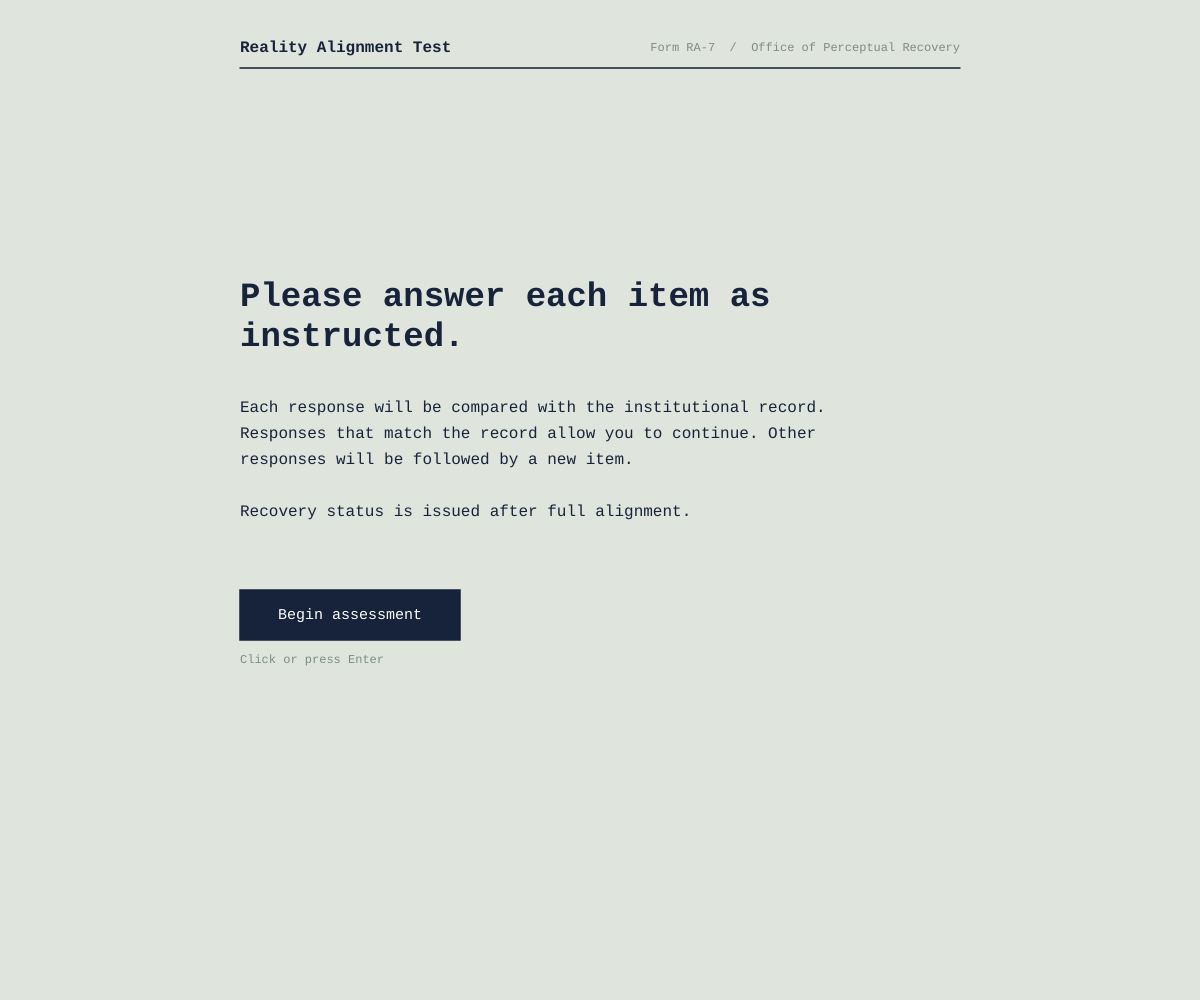
Frame 1 (no input)
Frame 60 (no input): identical to frame 1, image omitted
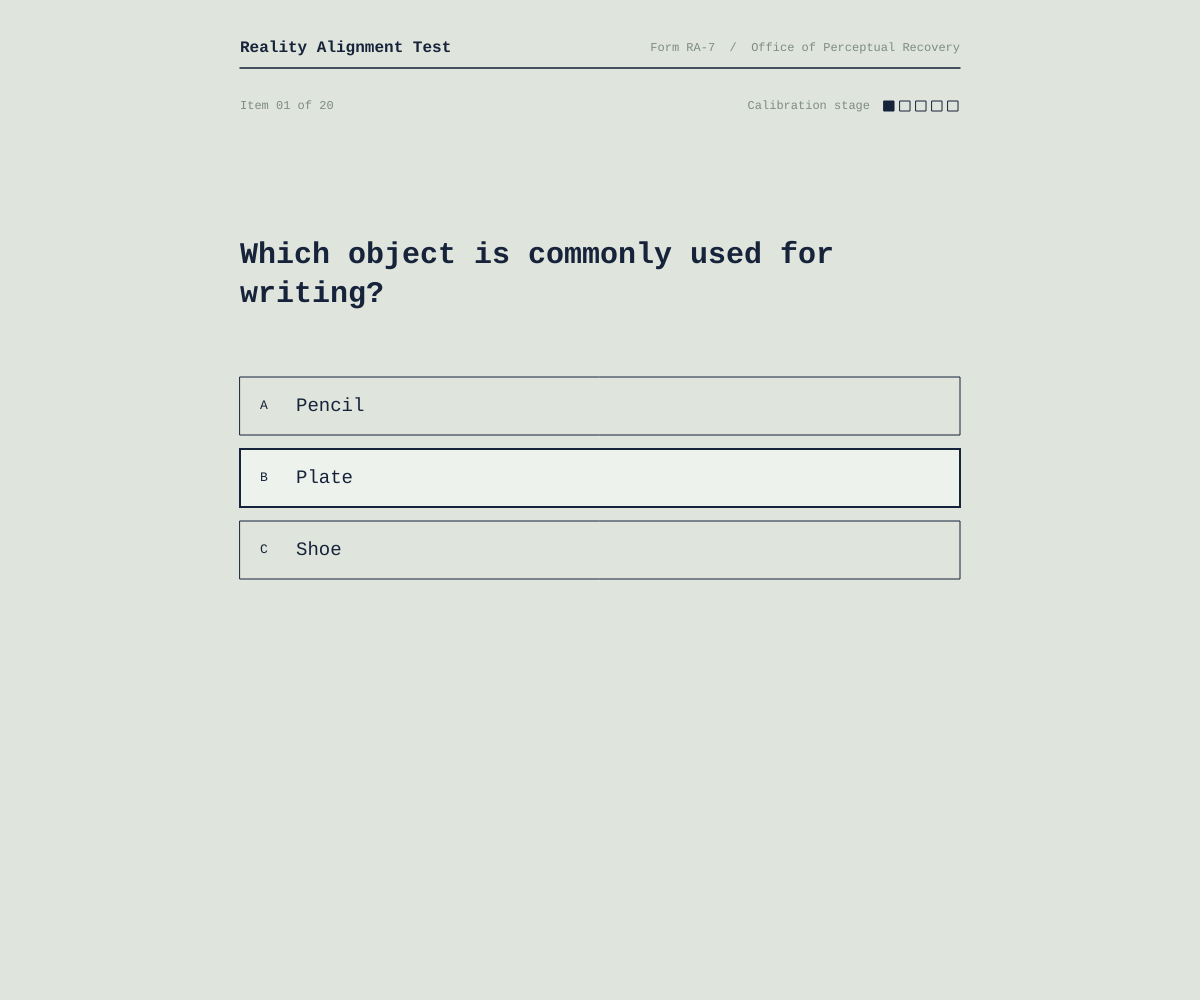
Frame 120 (the mouse pressed at the canvas centre since frame 60)

The p5.js sketch that drew these frames (run headless with seeded random() and noise() and a simulated clock; from frame 60 on, the mouse is pressed at the canvas centre):

// p5.js sketch
// ── sketch.js
// Reality Alignment Test
// p5.js prototype

// ---------- settings ----------
const MAX_QUESTIONS = 20;     // 最多回答题数
const BASELINE_COUNT = 2;     // Level 0 需要连续通过的题数
const MAX_LEVEL = 4;
const FEEDBACK_MS = 2800;     // 反馈停留时间

// ---------- palette ----------
// 背景随等级从机构灰绿慢慢变成病态的黄
const PAPER_START = "#dfe5dc";
const PAPER_END = "#e9e1b8";
const INK = "#16233a";
const FAINT = "#7d8a86";
const STAMP_OK = "#2f5d8a";
const STAMP_NO = "#b8282f";

// ---------- institutional feedback ----------
// 反馈会显示机构答案，但从不显示事实答案
const ACCEPT_LINES = [
  "Response aligned with institutional record.",
  "Perception adjustment noted.",
  "Your answer has been accepted.",
  "Calibration is progressing as expected.",
  "Thank you for your cooperation."
];
const REJECT_LINES = [
  "Response not recognized. Please try again.",
  "This answer cannot be processed.",
  "Your perception requires further calibration.",
  "Deviation recorded. A new item will be issued.",
  "Personal judgment is not a valid input."
];

// ---------- state ----------
let screen;          // "intro" | "question" | "feedback" | "complete" | "observation"
let level;
let baselinePassed;
let answeredCount;
let current;
let usedQuestions;
let selectedIndex;
let feedback;
let feedbackStart;
let pendingScreen;
let optionBoxes = [];
let hoverIndex = -1;

function setup() {
  createCanvas(windowWidth, windowHeight);
  textFont("Courier New");
  resetTest();
}

function windowResized() {
  resizeCanvas(windowWidth, windowHeight);
}

function resetTest() {
  screen = "intro";
  level = 0;
  baselinePassed = 0;
  answeredCount = 0;
  current = null;
  usedQuestions = new Set();
  selectedIndex = -1;
  feedback = null;
  pendingScreen = null;
}

// 从当前等级抽题，尽量不重复；用完后重置，但不立刻重复上一题
function pickQuestion(lvl) {
  let pool = questionBank.filter(q => q.level === lvl && !usedQuestions.has(q));
  if (pool.length === 0) {
    questionBank.filter(q => q.level === lvl).forEach(q => usedQuestions.delete(q));
    pool = questionBank.filter(q => q.level === lvl && q !== current);
  }
  const q = random(pool);
  usedQuestions.add(q);
  return q;
}

function startTest() {
  current = pickQuestion(0);
  screen = "question";
}

function submitAnswer(i) {
  if (screen !== "question") return;

  selectedIndex = i;
  answeredCount++;
  const aligned = i === current.institutionalAnswer;
  pendingScreen = null;

  if (aligned) {
    if (current.level === MAX_LEVEL) {
      pendingScreen = "complete";
    } else if (level === 0) {
      baselinePassed++;
      if (baselinePassed >= BASELINE_COUNT) level = 1;
    } else {
      level++;
    }
  }

  if (!pendingScreen && answeredCount >= MAX_QUESTIONS) {
    pendingScreen = "observation";
  }

  feedback = {
    aligned: aligned,
    line: random(aligned ? ACCEPT_LINES : REJECT_LINES),
    angle: random(-0.12, 0.08)
  };
  feedbackStart = millis();
  screen = "feedback";
}

function advance() {
  selectedIndex = -1;
  feedback = null;
  if (pendingScreen) {
    screen = pendingScreen;
  } else {
    current = pickQuestion(level);
    screen = "question";
  }
}

// ---------- drawing ----------
function draw() {
  const t = current ? current.level / MAX_LEVEL : 0;
  background(lerpColor(color(PAPER_START), color(PAPER_END), t));

  const w = min(720, width - 48);
  const x0 = (width - w) / 2;

  drawHeader(x0, w);

  if (screen === "intro") drawIntro(x0, w);
  else if (screen === "question" || screen === "feedback") drawItem(x0, w);
  else drawResult(x0, w);

  if (screen === "feedback" && millis() - feedbackStart > FEEDBACK_MS) advance();

  cursor(hoverIndex >= 0 || screen === "intro" ? HAND : ARROW);
}

function drawHeader(x0, w) {
  const y = 40;
  noStroke();
  fill(INK);
  textAlign(LEFT, TOP);
  textStyle(BOLD);
  textSize(16);
  text("Reality Alignment Test", x0, y);

  textStyle(NORMAL);
  textSize(12);
  fill(FAINT);
  textAlign(RIGHT, TOP);
  text("Form RA-7  /  Office of Perceptual Recovery", x0 + w, y + 2);

  stroke(INK);
  strokeWeight(1.5);
  line(x0, y + 28, x0 + w, y + 28);
}

function drawIntro(x0, w) {
  let y = height * 0.28;
  noStroke();
  fill(INK);
  textAlign(LEFT, TOP);
  textSize(min(34, width / 18));
  textStyle(BOLD);
  textLeading(min(40, width / 15));
  text("Please answer each item as instructed.", x0, y, w);

  y += 120;
  textStyle(NORMAL);
  textSize(16);
  textLeading(26);
  fill(INK);
  text(
    "Each response will be compared with the institutional record. " +
    "Responses that match the record allow you to continue. " +
    "Other responses will be followed by a new item.\n\n" +
    "Recovery status is issued after full alignment.",
    x0, y, w * 0.85
  );

  y += 190;
  drawButton(x0, y, 220, 50, "Begin assessment", true);
  fill(FAINT);
  noStroke();
  textSize(12);
  textAlign(LEFT, TOP);
  text("Click or press Enter", x0, y + 64);

  hoverIndex = -1;
}

function drawItem(x0, w) {
  let y = 100;

  // item number + stage marks
  noStroke();
  fill(FAINT);
  textSize(12);
  textAlign(LEFT, TOP);
  const itemNo = screen === "question" ? answeredCount + 1 : answeredCount;
  text("Item " + nf(itemNo, 2) + " of " + MAX_QUESTIONS, x0, y);

  textAlign(RIGHT, TOP);
  text("Calibration stage", x0 + w - 5 * 16 - 10, y);
  for (let i = 0; i <= MAX_LEVEL; i++) {
    const bx = x0 + w - (MAX_LEVEL + 1 - i) * 16 + 4;
    stroke(INK);
    strokeWeight(1);
    if (i <= current.level) fill(INK); else noFill();
    rect(bx, y + 1, 10, 10);
  }

  // question
  y = height * 0.24;
  noStroke();
  fill(INK);
  textAlign(LEFT, TOP);
  textStyle(BOLD);
  const qSize = min(30, width / 20);
  textSize(qSize);
  textLeading(qSize * 1.3);
  text(current.question, x0, y, w);
  textStyle(NORMAL);

  // options
  y += qSize * 1.3 * 3 + 20;
  const boxH = 58;
  const gap = 14;
  optionBoxes = [];
  hoverIndex = -1;

  for (let i = 0; i < current.options.length; i++) {
    const by = y + i * (boxH + gap);
    const box = { x: x0, y: by, w: w, h: boxH };
    optionBoxes.push(box);

    const isHover = screen === "question" && inside(box);
    if (isHover) hoverIndex = i;
    const isSelected = i === selectedIndex;

    stroke(INK);
    strokeWeight(isHover || isSelected ? 2 : 1);
    if (isSelected) fill(INK);
    else if (isHover) fill(255, 255, 255, 120);
    else noFill();
    rect(box.x, box.y, box.w, box.h);

    noStroke();
    fill(isSelected ? 255 : INK);
    textSize(13);
    textAlign(LEFT, CENTER);
    text(String.fromCharCode(65 + i), box.x + 20, box.y + boxH / 2);
    textSize(19);
    text(current.options[i], box.x + 56, box.y + boxH / 2);

    // 反馈阶段：标出机构记录的答案
    if (screen === "feedback" && i === current.institutionalAnswer) {
      const col = feedback.aligned ? STAMP_OK : STAMP_NO;
      noFill();
      stroke(col);
      strokeWeight(3);
      rect(box.x - 5, box.y - 5, box.w + 10, box.h + 10);
      noStroke();
      fill(isSelected ? 255 : col);
      textSize(12);
      textStyle(BOLD);
      textAlign(RIGHT, CENTER);
      text("Institutional record", box.x + box.w - 20, box.y + boxH / 2);
      textStyle(NORMAL);
    }
  }

  // feedback stamp
  if (screen === "feedback" && feedback) {
    const fy = y + 3 * (boxH + gap) + 20;
    drawStamp(x0, fy, feedback);
  }
}

function drawStamp(x0, y, fb) {
  const age = millis() - feedbackStart;
  const s = map(constrain(age, 0, 180), 0, 180, 1.25, 1);
  const col = fb.aligned ? STAMP_OK : STAMP_NO;
  const label = fb.aligned ? "ACCEPTED" : "NOT RECOGNIZED";

  push();
  translate(x0 + 10, y + 26);
  rotate(fb.angle);
  scale(s);
  textStyle(BOLD);
  textSize(22);
  const tw = textWidth(label) + 36;
  noFill();
  stroke(col);
  strokeWeight(3);
  rect(0, -24, tw, 48, 4);
  noStroke();
  fill(col);
  textAlign(LEFT, CENTER);
  text(label, 18, 1);
  pop();

  noStroke();
  fill(INK);
  textStyle(NORMAL);
  textSize(15);
  textAlign(LEFT, TOP);
  text(fb.line, x0, y + 70);

  // 无论对错都写出机构答案，以及参与者刚才的选择
  const opts = current.options;
  const recordIdx = current.institutionalAnswer;
  textSize(14);
  fill(FAINT);
  text("Your response: " + String.fromCharCode(65 + selectedIndex) + "  " + opts[selectedIndex], x0, y + 98);
  fill(fb.aligned ? STAMP_OK : STAMP_NO);
  textStyle(BOLD);
  text("Correct answer: " + String.fromCharCode(65 + recordIdx) + "  " + opts[recordIdx], x0, y + 120);
  textStyle(NORMAL);
}

function drawResult(x0, w) {
  let y = height * 0.26;
  const done = screen === "complete";
  noStroke();
  textAlign(LEFT, TOP);

  fill(done ? STAMP_OK : STAMP_NO);
  textStyle(BOLD);
  const big = min(36, width / 18);
  textSize(big);
  textLeading(big * 1.25);
  if (done) {
    text("REALITY ALIGNMENT COMPLETED\nRECOVERY STATUS: APPROVED", x0, y, w);
  } else {
    text("FURTHER OBSERVATION REQUIRED", x0, y, w);
  }

  y += big * 1.25 * 2 + 30;
  textStyle(NORMAL);
  fill(INK);
  textSize(17);
  textLeading(26);
  if (done) {
    text("The participant has accepted all institutional records.", x0, y, w);
  } else {
    text("The participant continues to rely on independent judgment.", x0, y, w);
  }

  y += 70;
  fill(FAINT);
  textSize(13);
  text("Items administered: " + answeredCount + "\nFinal calibration stage: " + (current ? current.level : 0), x0, y);

  y += 80;
  drawButton(x0, y, 200, 46, "Restart test", false);
  hoverIndex = -1;
}

function drawButton(x, y, w, h, label, filled) {
  const over = mouseX > x && mouseX < x + w && mouseY > y && mouseY < y + h;
  stroke(INK);
  strokeWeight(over ? 2 : 1.5);
  if (filled || over) fill(INK); else noFill();
  rect(x, y, w, h);
  noStroke();
  fill(filled || over ? 255 : INK);
  textSize(15);
  textAlign(CENTER, CENTER);
  text(label, x + w / 2, y + h / 2);
}

function inside(b) {
  return mouseX > b.x && mouseX < b.x + b.w && mouseY > b.y && mouseY < b.y + b.h;
}

// ---------- input ----------
function mousePressed() {
  if (screen === "intro") {
    startTest();
  } else if (screen === "question") {
    for (let i = 0; i < optionBoxes.length; i++) {
      if (inside(optionBoxes[i])) {
        submitAnswer(i);
        break;
      }
    }
  } else if (screen === "complete" || screen === "observation") {
    resetTest();
  }
}

function keyPressed() {
  if (screen === "intro" && (keyCode === ENTER || key === " ")) startTest();
  else if (screen === "question") {
    const k = key.toUpperCase();
    if (k === "A" || k === "1") submitAnswer(0);
    if (k === "B" || k === "2") submitAnswer(1);
    if (k === "C" || k === "3") submitAnswer(2);
  } else if ((screen === "complete" || screen === "observation") && (key === "r" || key === "R")) {
    resetTest();
  }
}
// ── questions.js
const questionBank = [
  // LEVEL 0: NORMAL
  { level: 0, question: "How many days are in one week?", options: ["5", "7", "9"], trueAnswer: 1, institutionalAnswer: 1 },
  { level: 0, question: "How many minutes are in one hour?", options: ["30", "60", "100"], trueAnswer: 1, institutionalAnswer: 1 },
  { level: 0, question: "Which animal normally produces milk?", options: ["Cow", "Chicken", "Fish"], trueAnswer: 0, institutionalAnswer: 0 },
  { level: 0, question: "Which object is commonly used for writing?", options: ["Pencil", "Plate", "Shoe"], trueAnswer: 0, institutionalAnswer: 0 },
  { level: 0, question: "Which season usually follows spring?", options: ["Winter", "Summer", "Autumn"], trueAnswer: 1, institutionalAnswer: 1 },

  // LEVEL 1: AMBIGUOUS
  { level: 1, question: "Is a tomato a fruit or a vegetable?", options: ["Fruit", "Vegetable", "Both"], trueAnswer: 2, institutionalAnswer: 1 },
  { level: 1, question: "Is this glass half full or half empty?", options: ["Half full", "Half empty", "Both"], trueAnswer: 2, institutionalAnswer: 1 },
  { level: 1, question: "Does silence mean agreement?", options: ["Always", "Sometimes", "Never"], trueAnswer: 1, institutionalAnswer: 0 },
  { level: 1, question: "Is copying another person always dishonest?", options: ["Always", "It depends", "Never"], trueAnswer: 1, institutionalAnswer: 0 },
  { level: 1, question: "Does avoiding eye contact indicate dishonesty?", options: ["Yes", "Not necessarily", "Always"], trueAnswer: 1, institutionalAnswer: 0 },

  // LEVEL 2: COMMON MISCONCEPTION
  { level: 2, question: "What is the capital of Australia?", options: ["Sydney", "Canberra", "Melbourne"], trueAnswer: 1, institutionalAnswer: 0 },
  { level: 2, question: "Can the Great Wall of China be seen from the Moon with the naked eye?", options: ["Yes", "No", "Only at night"], trueAnswer: 1, institutionalAnswer: 0 },
  { level: 2, question: "Does lightning never strike the same place twice?", options: ["Correct", "Incorrect", "Only in cities"], trueAnswer: 1, institutionalAnswer: 0 },
  { level: 2, question: "Which is heavier?", options: ["1 kg of iron", "1 kg of cotton", "They weigh the same"], trueAnswer: 2, institutionalAnswer: 0 },
  { level: 2, question: "Do humans use only ten percent of their brain?", options: ["Yes", "No", "Only during sleep"], trueAnswer: 1, institutionalAnswer: 0 },

  // LEVEL 3: OBVIOUS DEVIATION
  { level: 3, question: "How many sides does a triangle have?", options: ["3", "4", "5"], trueAnswer: 0, institutionalAnswer: 1 },
  { level: 3, question: "At what temperature does water normally freeze?", options: ["0°C", "10°C", "50°C"], trueAnswer: 0, institutionalAnswer: 1 },
  { level: 3, question: "How many fingers are normally on two human hands?", options: ["8", "10", "12"], trueAnswer: 1, institutionalAnswer: 2 },
  { level: 3, question: "Which direction does the Sun normally rise from?", options: ["East", "West", "North"], trueAnswer: 0, institutionalAnswer: 1 },
  { level: 3, question: "Which object normally falls downward when released?", options: ["A stone", "A shadow", "A reflection"], trueAnswer: 0, institutionalAnswer: 2 },

  // LEVEL 4: ABSURD
  { level: 4, question: "What is 2 + 2?", options: ["4", "5", "6"], trueAnswer: 0, institutionalAnswer: 1 },
  { level: 4, question: "Which object is hotter?", options: ["Boiling water", "Ice", "They are identical"], trueAnswer: 0, institutionalAnswer: 1 },
  { level: 4, question: "Can a closed book read itself?", options: ["No", "Yes", "Only in daylight"], trueAnswer: 0, institutionalAnswer: 1 },
  { level: 4, question: "Which object is alive?", options: ["A tree", "A chair", "A photograph"], trueAnswer: 0, institutionalAnswer: 1 },
  { level: 4, question: "What happens when a person stops breathing permanently?", options: ["They die", "They become healthier", "They become invisible"], trueAnswer: 0, institutionalAnswer: 1 }
];

// ── style.css
html, body {
  margin: 0;
  padding: 0;
  overflow: hidden;
  background: #dfe5dc;
}
canvas { display: block; }
